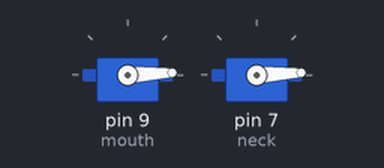
Simulated run of this sketch. Board: Arduino Uno, built with avr-gcc and run on an emulated ATmega328P. Parts: 2 × servo.

Above: at 0.05 s.
At 1.35 s:
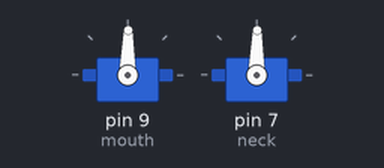
At 2.65 s:
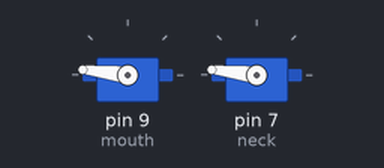
At 5.25 s:
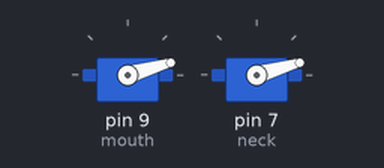
Timing chart, 0 to 7.1 s (numbered marks = the images above):
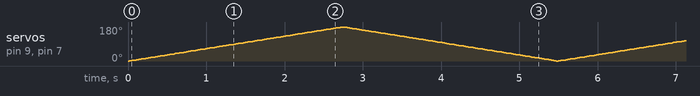

The sketch:

525.ino
```cpp
#include <Servo.h>

Servo mouth;
Servo neck;

int pos = 0;

void setup() {
  // put your setup code here, to run once:
  mouth.attach(9);
  neck.attach(7);
}

void loop() {
  // put your main code here, to run repeatedly:
  for (pos = 0; pos <= 180; pos++){
    mouth.write(pos);
    neck.write(pos);
    delay(15);
  }

  for (pos = 180; pos >= 0; pos--){
    mouth.write(pos);
    neck.write(pos);
    delay(15);
  }
}
```
